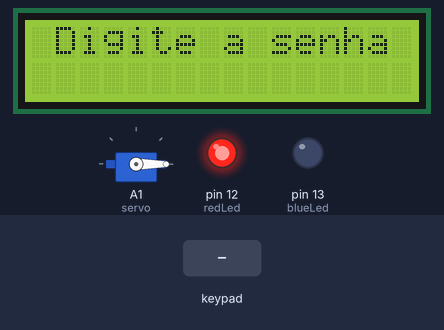
Bench run of a sketch on a simulated Arduino Uno, built with avr-gcc and run on an emulated ATmega328P. On the bench: 16×2 character LCD, servo, output pins drawn as LEDs (lit = HIGH). The inputs (shaded band) are chosen by the test bench.

Above: at 0.1 s.
3.3 s: keypad keys 8 6 1 3 7 5 pressed 0.4 s apart
At 6.5 s:
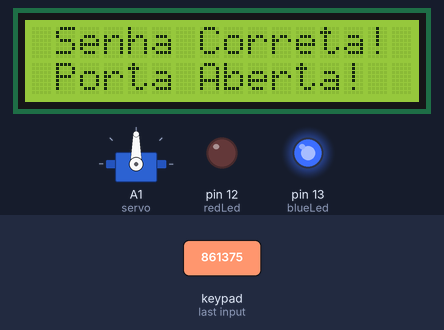
7.2 s: keypad keys 1 3 9 7 2 2 pressed 0.4 s apart
At 11.7 s:
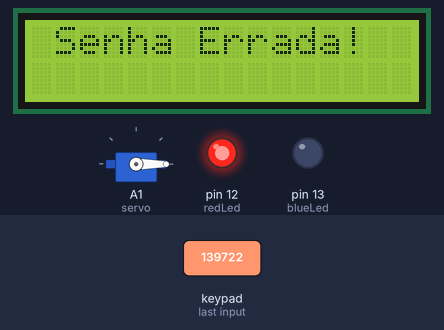
12.6 s: key '1' pressed
15.6 s: key '2' pressed
At 16.2 s:
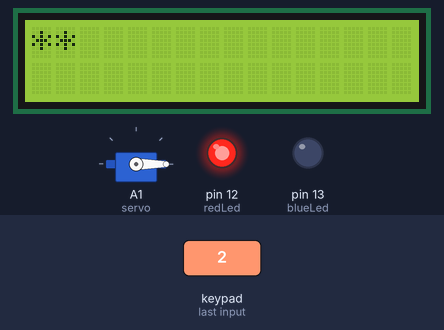
Timing chart, 0 to 18.2 s (numbered marks = the images above; inputs shaded):
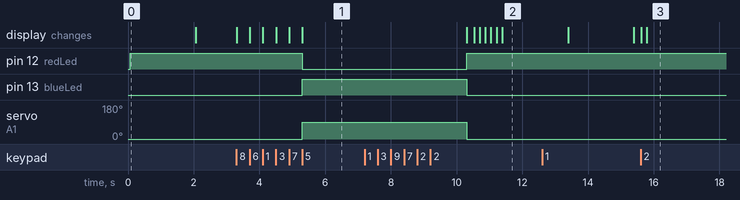

The sketch:

digital_password.ino.ino
```cpp
// C++ code
//

#include <Keypad.h>
#include <LiquidCrystal.h>
#include <Servo.h>

void setLocked(bool locked);

const byte redLed = 12;
const byte blueLed = 13;
const byte servo = A1;
const byte rs = 9;
const byte en = 10;
const byte db4 = A2;
const byte db5 = A3;
const byte db6 = A4;
const byte db7 = A5;

LiquidCrystal lcd(rs, en, db4, db5, db6, db7);
Servo servoMotor;

// Teclado
const byte rows = 4;
const byte cols = 4;
char keys[rows][cols] = {
  { '1', '2', '3', 'A' },
  { '4', '5', '6', 'B' },
  { '7', '8', '9', 'C' },
  { '*', '0', '#', 'D' }
};

byte rowPins[rows] = { 8, 7, 6, 5 };
byte colPins[cols] = { 4, 3, 2, 1 };
Keypad teclado = Keypad(makeKeymap(keys), rowPins, colPins, rows, cols);

// Senha. * = Ponteiro para o array que aponta para o 8.
char *password = "861375";
byte totalKeys = strlen(password);
byte tries = 0;
byte hits = 0;
bool locked = true;

void setup() {
  Serial.begin(9600);
  pinMode(redLed, OUTPUT);
  pinMode(blueLed, OUTPUT);
  pinMode(servo, OUTPUT);
  lcd.begin(16, 2);
  servoMotor.attach(servo);
  setLocked(locked);
  lcd.setCursor(1, 0);
  lcd.print("Digite a senha");
  delay(2000);
  lcd.clear();
}

void loop() {
  char key = teclado.getKey();

  if (key) {

    if (key == '#' || key == '*') {

      lcd.clear();
      hits = 0;
      tries = 0;
      delay(200);
      locked = true;
      setLocked(locked);
    }

    else {
      tries++;
      lcd.print("*");

      // Se digíto estiver correto
      if (key == password[hits]) {
        hits++;
      }

      // Tentativas
      if (tries == totalKeys) {
        tries = 0;

        // Se senha correta
        if (hits == totalKeys) {
          hits = 0;
          locked = false;
          setLocked(locked);
          lcd.clear();
          lcd.setCursor(1, 0);
          lcd.print("Senha Correta!");
          lcd.setCursor(1, 1);
          lcd.print("Porta Aberta!");
          delay(5000);
          lcd.clear();
          locked = true;
          setLocked(locked);
        }

        else {
          locked = true;
          setLocked(locked);
          lcd.clear();
          lcd.setCursor(1, 0);
          lcd.print("Senha Errada!");
          delay(2000);
          lcd.clear();
          lcd.setCursor(0, 0);
          lcd.print("Tente Novamente");
          delay(2000);
          lcd.clear();
        }

        delay(200);
      }
    }
  }
}

void setLocked(bool locked) {
  if (locked) {
    digitalWrite(redLed, HIGH);
    digitalWrite(blueLed, LOW);
    servoMotor.write(0);
  }

  else {
    digitalWrite(redLed, LOW);
    digitalWrite(blueLed, HIGH);
    servoMotor.write(90);
  }
}
```

Measured:
- after the input at 3.3 s, pin 12 (redLed): HIGH → LOW after 2.0 s; pin 13 (blueLed): LOW → HIGH after 2.0 s; servo on A1 (servo): 0° → 90° after 2.0 s; the display: first changes at once (image 1 shows a later state)
- after the input at 7.2 s, the display: first differs from a run without the input after 3.3 s (image 2 shows a later state)
- after the input at 15.6 s, the display: first differs from a run without the input after 0.19 s (image 3)
